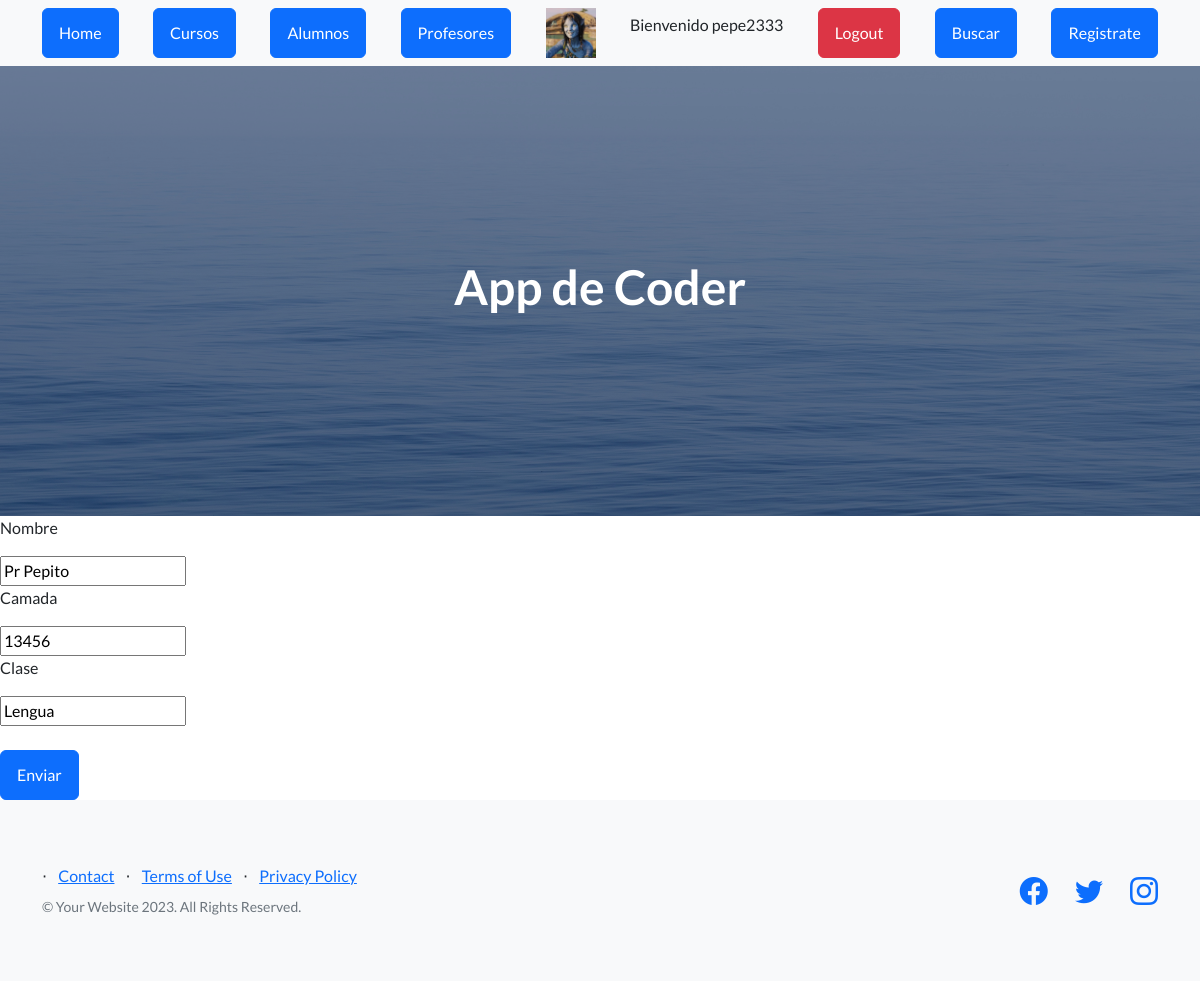
Page /AppCoder/editar_profesor/1 (signed in) on the earlier database version.
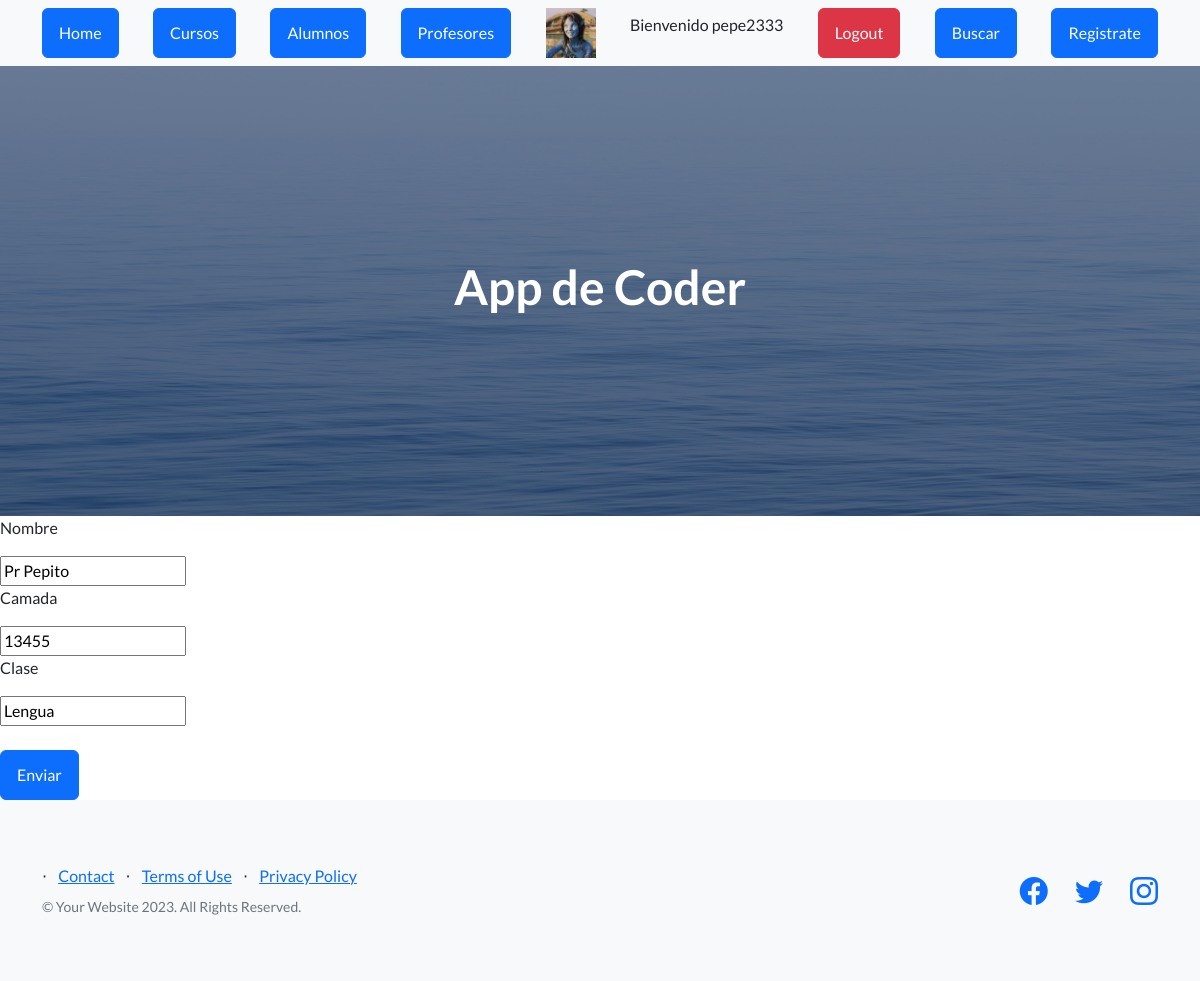
Same page on the later database version.
### AppCoder/models.py (models this page shows, shortened)
class Profesores(models.Model):
   nombre = models.CharField(max_length=40)
   camada = models.IntegerField()
   clase=models.CharField(max_length=40)

### AppCoder/views.py (the view)
# urls.py: path("editar_profesor/<int:id>", views.editar_profesor, name="editar_profesor"),
def editar_profesor(request,id):
    profesores=Profesores.objects.get(id=id)
    if request.method == "POST":
        mi_formulario = Profesores_formulario(request.POST)
        if mi_formulario.is_valid():
            datos = mi_formulario.cleaned_data
            profesores.nombre = datos["nombre"]
            profesores.camada= datos["camada"]
            profesores.clase= datos["clase"]
            profesores.save()
            profesores=Profesores.objects.all()
            avatares= Avatar.objects.filter(user=request.user.id)
            return render( request , "profesores.html" , {"profesores":profesores,"url":avatares[0].imagen.url})
    else:
        mi_formulario = Profesores_formulario(initial={"nombre":profesores.nombre,"camada":profesores.camada,"clase":profesores.clase})
    avatares= Avatar.objects.filter(user=request.user.id)
    return render (request, "editar_profesor.html",{"mi_formulario":mi_formulario,"profesores":profesores,"url":avatares[0].imagen.url})

### AppCoder/forms.py
class Profesores_formulario(forms.Form):
    nombre = forms.CharField(max_length=30)
    camada = forms.IntegerField()
    clase = forms.CharField(max_length=30)

### AppCoder/template/editar_profesor.html (shortened to what this page needs)
{% extends "padre.html" %}
{% load static %}
{% block contenido %}
<form action="{% url 'editar_profesor' profesores.id %}" method="POST">
    <p>Nombre</p>
    {{mi_formulario.nombre}}
    <p>Camada</p>
    {{mi_formulario.camada}}
    <p>Clase</p>
    {{mi_formulario.clase}}
    <br><br>
    <button class="btn btn-primary">Enviar</button>
</form>
{% endblock %}

Differences in the rows shown:
changed Profesores "Pr Pepito": camada "13456" → "13455"
